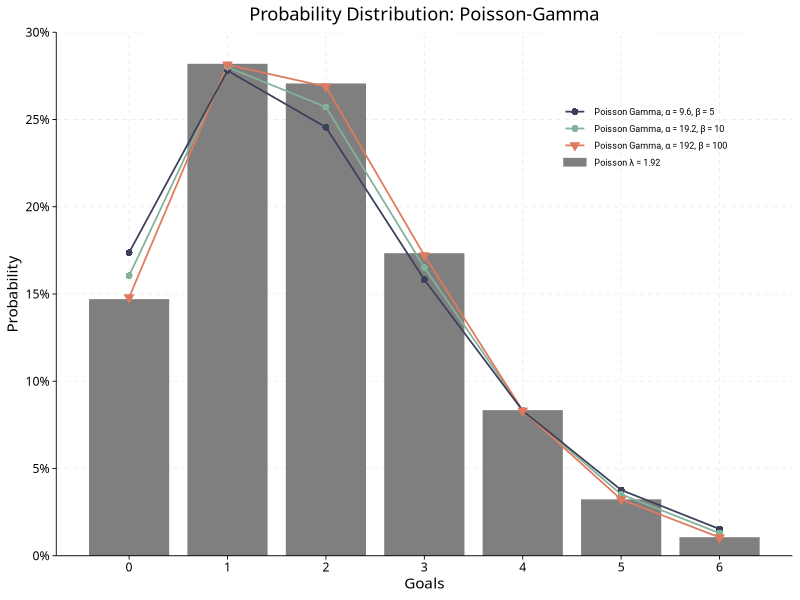
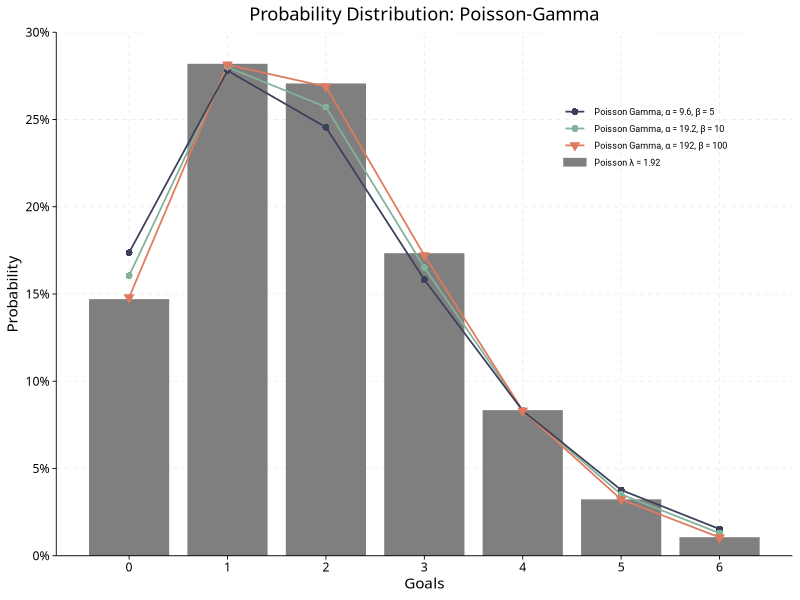

Reproduce these figures in R, in order.
library(tidyverse)

# Define the parameters for the Gamma distribution (which leads to the Negative Binomial distribution)
shape_params <- c(9.6, 19.2, 192)
rate_params <- c(5, 10, 100)

lambda_poisson <- 1.92

# Calculate the probability of scoring x goals for a range of goals (0 to 6)
goals <- 0:6

# Compute the density values for each combination of parameters
nb_densities <- lapply(1:length(shape_params), function(i) {
  tibble(
    x = goals,
    density = dnbinom(goals, size = shape_params[i], mu = shape_params[i] / rate_params[i]),
    Parameters = paste0("Poisson Gamma, α = ", shape_params[i], ", β = ", rate_params[i])
  )
})

# Compute the Poisson distribution for comparison
poisson_density <- tibble(
  x = goals,
  density = dpois(goals, lambda = lambda_poisson),
  Parameters = paste0("Poisson λ = ", lambda_poisson)
)

density_data <- do.call(rbind, nb_densities)
density_data <- bind_rows(density_data, poisson_density)

# Plot
density_data %>%
  ggplot(aes(x = x, y = density, color = Parameters, shape = Parameters, fill = Parameters)) +
  geom_col(data = subset(density_data, Parameters %in% "Poisson λ = 1.92"), width = 0.8) +
  geom_line(data = subset(density_data, !Parameters %in% "Poisson λ = 1.92"), linewidth = 0.6) +
  geom_point(data = subset(density_data, !Parameters %in% "Poisson λ = 1.92"), size = 2) +
  scale_color_manual(values = c("#3D405B", "#81B29A", "#E07A5F", "grey50"),
                     breaks = c("Poisson Gamma, α = 9.6, β = 5", "Poisson Gamma, α = 19.2, β = 10", "Poisson Gamma, α = 192, β = 100", "Poisson λ = 1.92")) +
  scale_shape_manual(values = c(16,16,25,1),
                     breaks = c("Poisson Gamma, α = 9.6, β = 5", "Poisson Gamma, α = 19.2, β = 10", "Poisson Gamma, α = 192, β = 100", "Poisson λ = 1.92")) +
  scale_fill_manual(values = c("#3D405B","#81B29A","#E07A5F","grey50"),
                    breaks = c("Poisson Gamma, α = 9.6, β = 5", "Poisson Gamma, α = 19.2, β = 10", "Poisson Gamma, α = 192, β = 100", "Poisson λ = 1.92")) +
  scale_y_continuous(labels = scales::percent,
                     breaks = seq(0, .30, by = 0.05),
                     limits = c(0, .30),
                     expand = c(0,0)) +
  scale_x_continuous(breaks = seq(0, 6, by = 1)) +
  labs(title = "Probability Distribution: Poisson-Gamma",
       x = "Goals",
       y = "Probability") +
  theme_minimal() +
  theme(
    text = element_text(family = "Montserrat"),
    plot.title = element_text(hjust = 0.5),
    axis.text = element_text(color = "black"),
    panel.grid.major = element_line(linetype = "dashed", linewidth = 0.3),
    panel.grid.minor = element_blank(),
    axis.line = element_line(linewidth = 0.3),
    axis.ticks = element_line(linewidth = 0.3),
    legend.position = "inside",
    legend.position.inside = c(0.8, 0.8),
    legend.title = element_blank(),
    legend.key.height = unit(0.1, "cm"),
    legend.key.width = unit(0.6, "cm"),
    legend.key.spacing.y = unit(0.2, "cm"),
    legend.text = element_text(size = 6.5, family = "Roboto")
  ) 

ggsave("MLS Predictions/Output/Poisson Gamma Distribution.png", width = 7, height = 4, bg = "white")

